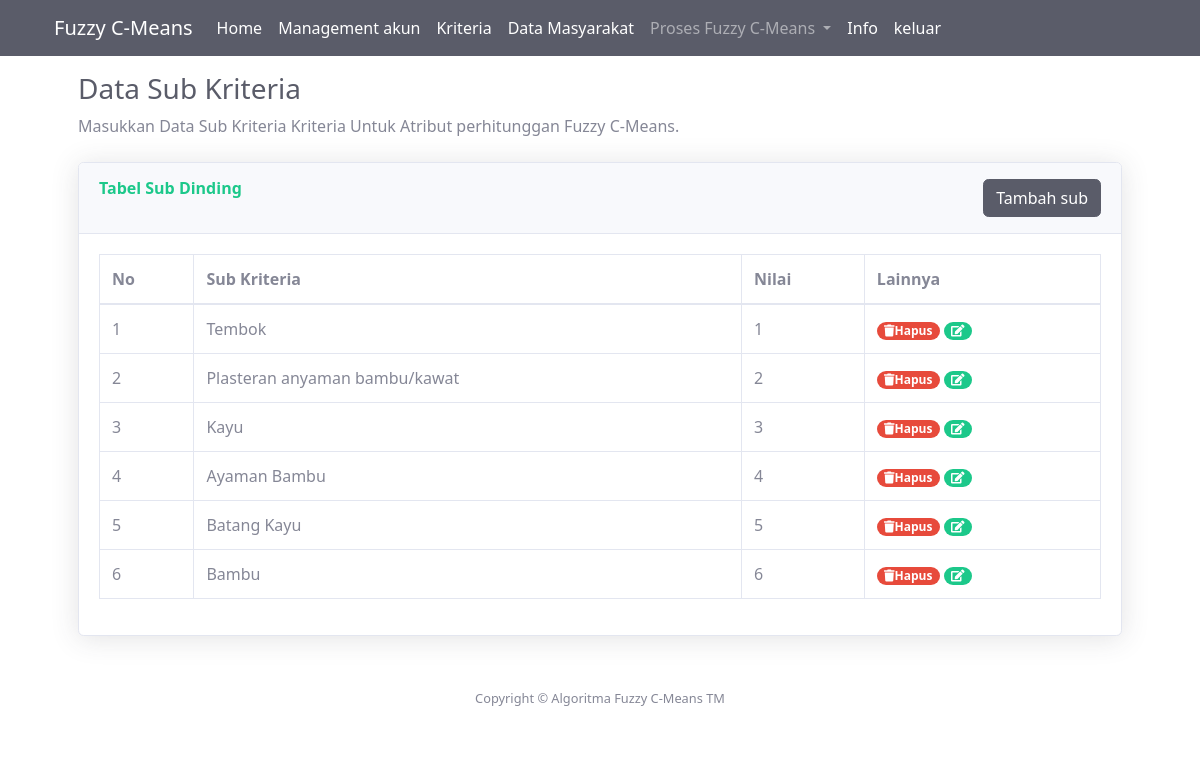
Screenshot of /index.php?page=subkriteria&idkriteria=KTR002 (signed in) with the database file from the repository.
### tables this page shows
CREATE TABLE `data_kriteria` (
  `id_kriteria` varchar(20) NOT NULL,
  `nama_kriteria` varchar(20) NOT NULL
);

CREATE TABLE `sub_kriteria` (
  `id` int(11) NOT NULL,
  `id_kriteria` varchar(128) NOT NULL,
  `nama_sub` varchar(128) NOT NULL,
  `nilai` varchar(128) NOT NULL
);

### koneksi.php (called while the page is built, shortened)
<?php
$conn = mysqli_connect('localhost', 'root', '', 'k_means');
function query($query)
{
    global $conn;
    $result = mysqli_query($conn, $query);
    $rows = [];
    while ($row = mysqli_fetch_assoc($result)) {
        $rows[] = $row;
    }
    return $rows;
}

### subkriteria.php (the view, shortened to what this page needs)
<?php
include "koneksi.php";
$kodekriteria = $_GET['idkriteria'];
$data = mysqli_query($conn, "SELECT * FROM data_kriteria WHERE id_kriteria='$kodekriteria'");
$pecah = mysqli_fetch_array($data);
$datasubkriteria = query("SELECT * FROM sub_kriteria WHERE id_kriteria='$kodekriteria'");
?>
<h1 class=" mt-3 h3 mb-2 text-gray-800">Data Sub Kriteria</h1>
<p class="mb-4">Masukkan Data Sub Kriteria Kriteria Untuk Atribut perhitunggan Fuzzy C-Means.</p>
<div class="card shadow mb-4">
    <div class="card-header py-3">
        <button class="btn btn-dark float-right" data-toggle="modal" data-target="#exampleModal">Tambah sub</button>
        <h6 class="m-0 font-weight-bold text-success">Tabel Sub <?php echo $pecah['nama_kriteria']; ?></h6>
    </div>
    <div class="card-body">
        <div class="table-responsive">
            <table class="table table-bordered">
                <thead>
                    <tr>
                        <th>No</th>
                        <th>Sub Kriteria</th>
                        <th>Nilai</th>
                        <th>Lainnya</th>
                    </tr>
                </thead>
                <tbody>
                    <?php
                    $no = 1;
                    foreach ($datasubkriteria as $d) :
                    ?>
                        <tr>
                            <td><?php echo $no++; ?></td>
                            <td><?php echo $d['nama_sub']; ?></td>
                            <td><?php echo $d['nilai']; ?></td>
                            <td><a href="index.php?page=subkriteria&hapus=<?php echo $d['id']; ?>" class="badge badge-pill badge-danger" onClick="return confirm('Anda yakin akan hapus ?')"><i class="fas fa-trash"></i>Hapus</a>
                                <a href="#" class="badge badge-pill badge-success" data-toggle="modal" data-target="#myModal<?php echo $d['id']; ?>">
                                    <i class="fas fa-edit"></i>
                                </a>
                            </td>
                        </tr>
                    <?php endforeach; ?>
                </tbody>
            </table>
        </div>
    </div>
</div>
<footer class="sticky-footer bg-white">
    <div class="container my-auto">
        <div class="copyright text-center my-auto">
            <span>Copyright &copy; Algoritma Fuzzy C-Means TM</span>
        </div>
    </div>
</footer>

### css/custom.css (style rules this page uses)
body { font-family: 'Segoe UI', Tahoma, Geneva, Verdana, sans-serif; }

### rows the page displays
data_kriteria: nama_kriteria "Dinding"
sub_kriteria: nama_sub "Tembok", nilai "1"
sub_kriteria: nama_sub "Plasteran anyaman bambu/kawat", nilai "2"
sub_kriteria: nama_sub "Kayu", nilai "3"
sub_kriteria: nama_sub "Ayaman Bambu", nilai "4"
sub_kriteria: nama_sub "Batang Kayu", nilai "5"
sub_kriteria: nama_sub "Bambu", nilai "6"
